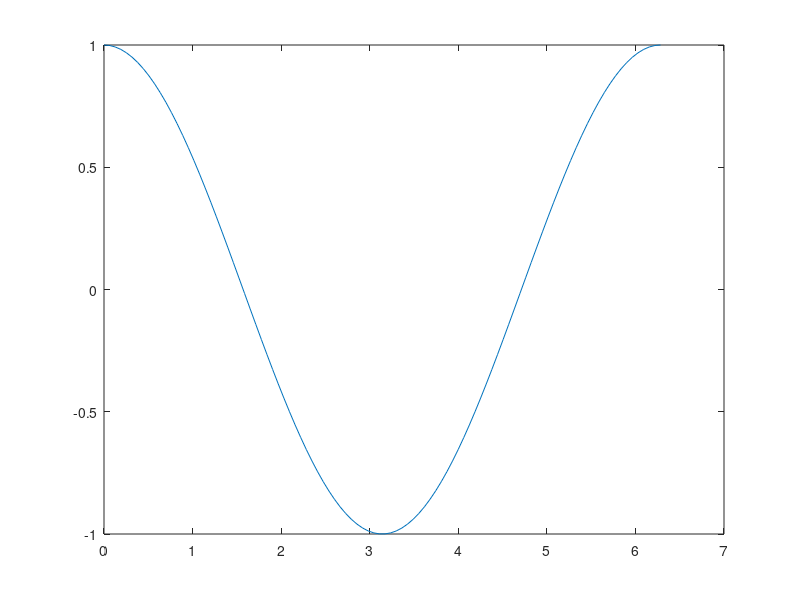
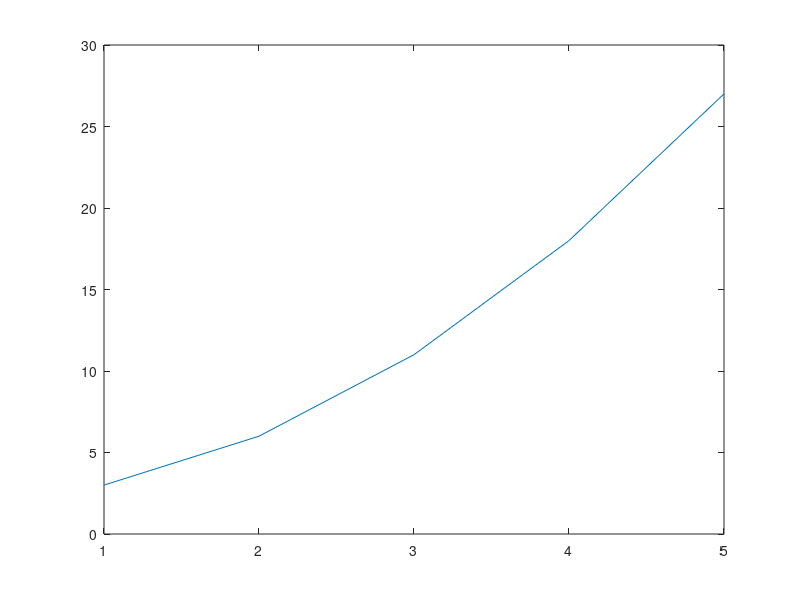

Write MATLAB code to recreate these figures, in order.
%% Plot x, y, and x, f(x)
xPts = [1,2,3,4,5];
fx = @(x) x.^2 + 2;
yPts = [2,3,2,3,1];

figure(1);
plot(xPts,yPts);
figure(2);
plot(xPts,fx(xPts));

%% Create x points with linspace and plot 2 functions on x
xPts = linspace(1,5,100);
fx = @(x) x.^2 +2;
gx = @(x) x.^2 - 3*x + 7;
figure(1);
hold on;
plot(xPts, fx(xPts));
plot(xPts, gx(xPts));
hold off;

%% Plot cos
xPts = linspace(0, 2*pi, 100);
plot(xPts, cos(xPts));